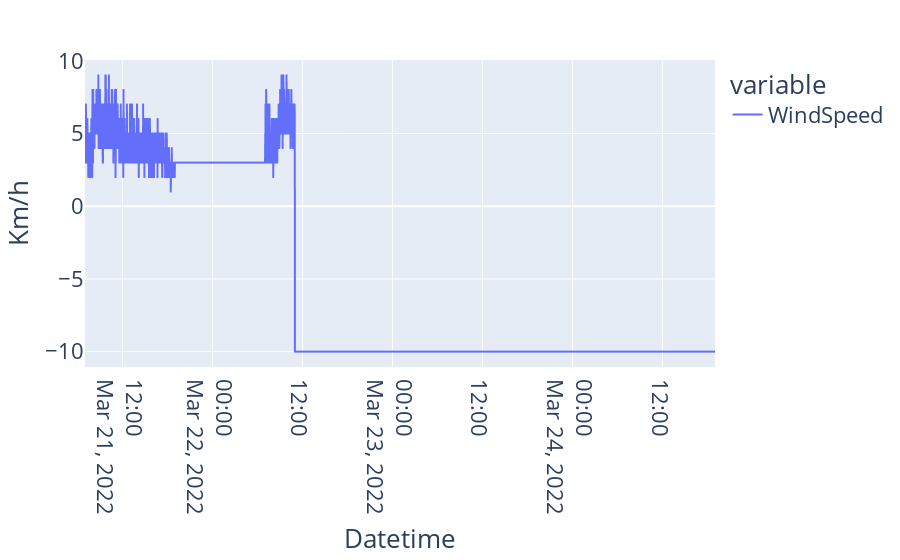

The notebook cell this image was saved under:
### Code cell
df_periodo = df_analysis[(df_analysis.index >= '2022-03-21') & (df_analysis.index < '2022-03-25')]
fig = plt.plot(x = df_periodo.index,y= [df_periodo['WindSpeed']], data_frame=df_periodo, kind='line')
fig.update_layout(font=dict(size=22),  # Adjust the font size
xaxis=dict(title="Datetime"),
yaxis=dict(title="Km/h"))

### Figure 1 — Plotly figure (JSON) as saved in the notebook; plotly's stock layout.template omitted (floating-point values rounded to 4 significant figures; data arrays with more than 128 entries replaced by an {"elided": "..."} marker saying what was removed)
{"data": [{"hovertemplate": "variable=WindSpeed<br>E3TimeStamp=%{x}<br>value=%{y}<extra></extra>", "legendgroup": "WindSpeed", "line": {"color": "#636efa", "dash": "solid"}, "marker": {"symbol": "circle"}, "mode": "lines", "name": "WindSpeed", "showlegend": true, "type": "scattergl", "x": {"elided": "2880 str values"}, "xaxis": "x", "y": {"elided": "2880 int values"}, "yaxis": "y"}], "layout": {"font": {"size": 22}, "legend": {"title": {"text": "variable"}, "tracegroupgap": 0}, "margin": {"t": 60}, "xaxis": {"anchor": "y", "domain": [0, 1], "title": {"text": "Datetime"}}, "yaxis": {"anchor": "x", "domain": [0, 1], "title": {"text": "Km/h"}}}}
